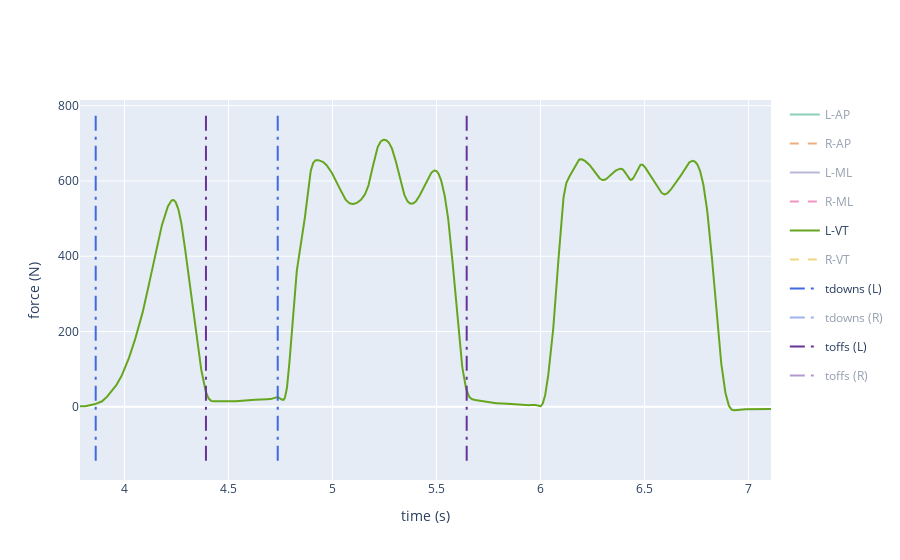

The cell this chart's notebook holds for it:
### Code cell
df_grf = emogis.read(file_dir, patient_id, trial = trial_no, 
                         data_type = 'grf')

df_step = emogis.read(file_dir, patient_id, trial = trial_no, 
                          data_type = 'step_time')

emogis.plot(df_grf, step_data = df_step, trial = trial_no,
                data_type = 'grf', steps = True)

### Figure 1 — Plotly figure (JSON) as saved in the notebook; plotly's stock layout.template omitted (floating-point values rounded to 4 significant figures; data arrays with more than 128 entries replaced by an {"elided": "..."} marker saying what was removed)
{"data": [{"hoverinfo": "x", "line": {"color": "#1b9e77", "width": 2}, "mode": "lines", "name": "L-AP", "text": {"elided": "4800 str values"}, "type": "scatter", "visible": "legendonly", "x": {"elided": "4800 float values"}, "y": {"elided": "4800 float values"}}, {"hoverinfo": "x", "line": {"color": "#d95f02", "dash": "dash", "width": 2}, "mode": "lines", "name": "R-AP", "type": "scatter", "visible": "legendonly", "x": {"elided": "4800 float values"}, "y": {"elided": "4800 float values"}}, {"hoverinfo": "x", "line": {"color": "#7570b3", "width": 2}, "mode": "lines", "name": "L-ML", "text": {"elided": "4800 str values"}, "type": "scatter", "visible": "legendonly", "x": {"elided": "4800 float values"}, "y": {"elided": "4800 float values"}}, {"hoverinfo": "x", "line": {"color": "#e7298a", "dash": "dash", "width": 2}, "mode": "lines", "name": "R-ML", "type": "scatter", "visible": "legendonly", "x": {"elided": "4800 float values"}, "y": {"elided": "4800 float values"}}, {"hoverinfo": "x", "line": {"color": "#66a61e", "width": 2}, "mode": "lines", "name": "L-VT", "text": {"elided": "4800 str values"}, "type": "scatter", "x": {"elided": "4800 float values"}, "y": {"elided": "4800 float values"}}, {"hoverinfo": "x", "line": {"color": "#e6ab02", "dash": "dash", "width": 2}, "mode": "lines", "name": "R-VT", "type": "scatter", "visible": "legendonly", "x": {"elided": "4800 float values"}, "y": {"elided": "4800 float values"}}, {"hoverinfo": "x", "legendgroup": "tdown1", "line": {"color": "RoyalBlue", "dash": "longdashdot", "width": 2}, "mode": "lines", "name": "tdowns (L)", "showlegend": true, "type": "scatter", "x": [3.862, 3.862], "y": [-143.3, 778.1]}, {"hoverinfo": "x", "legendgroup": "tdown1", "line": {"color": "RoyalBlue", "dash": "longdashdot", "width": 2}, "mode": "lines", "name": "tdowns (L)", "showlegend": false, "type": "scatter", "x": [4.737, 4.737], "y": [-143.3, 778.1]}, {"hoverinfo": "x", "legendgroup": "tdown2", "line": {"color": "RoyalBlue", "dash": "longdashdot", "width": 2}, "mode": "lines", "name": "tdowns (R)", "showlegend": true, "type": "scatter", "visible": "legendonly", "x": [4.312, 4.312], "y": [-143.3, 778.1]}, {"hoverinfo": "x", "legendgroup": "tdown2", "line": {"color": "RoyalBlue", "dash": "longdashdot", "width": 2}, "mode": "lines", "name": "tdowns (R)", "showlegend": false, "type": "scatter", "visible": "legendonly", "x": [5.432, 5.432], "y": [-143.3, 778.1]}, {"hoverinfo": "x", "legendgroup": "toff1", "line": {"color": "rebeccapurple", "dash": "longdashdot", "width": 2}, "mode": "lines", "name": "toffs (L)", "showlegend": true, "type": "scatter", "x": [4.392, 4.392], "y": [-143.3, 778.1]}, {"hoverinfo": "x", "legendgroup": "toff1", "line": {"color": "rebeccapurple", "dash": "longdashdot", "width": 2}, "mode": "lines", "name": "toffs (L)", "showlegend": false, "type": "scatter", "x": [5.645, 5.645], "y": [-143.3, 778.1]}, {"hoverinfo": "x", "legendgroup": "toff2", "line": {"color": "rebeccapurple", "dash": "longdashdot", "width": 2}, "mode": "lines", "name": "toffs (R)", "showlegend": true, "type": "scatter", "visible": "legendonly", "x": [4.967, 4.967], "y": [-143.3, 778.1]}, {"hoverinfo": "x", "legendgroup": "toff2", "line": {"color": "rebeccapurple", "dash": "longdashdot", "width": 2}, "mode": "lines", "name": "toffs (R)", "showlegend": false, "type": "scatter", "visible": "legendonly", "x": [6.195, 6.195], "y": [-143.3, 778.1]}], "layout": {"autosize": true, "dragmode": "zoom", "xaxis": {"autorange": false, "range": [3.786, 7.108], "title": {"text": "time (s)"}, "type": "linear"}, "yaxis": {"autorange": false, "range": [-194.4, 815.2], "title": {"text": "force (N)"}, "type": "linear"}}}
